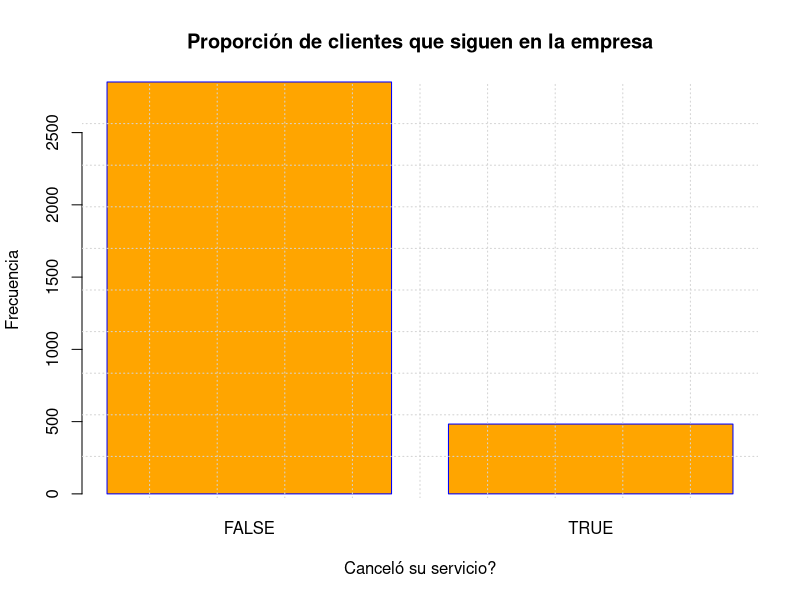
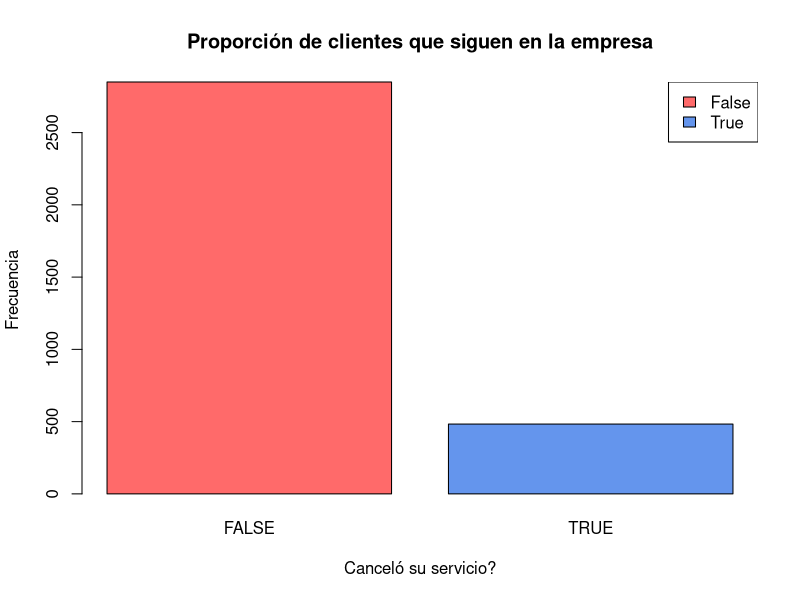
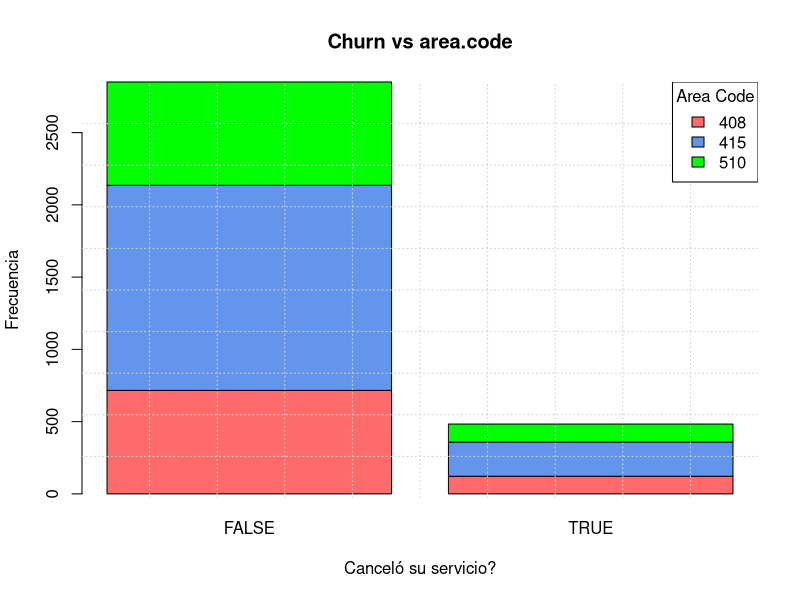
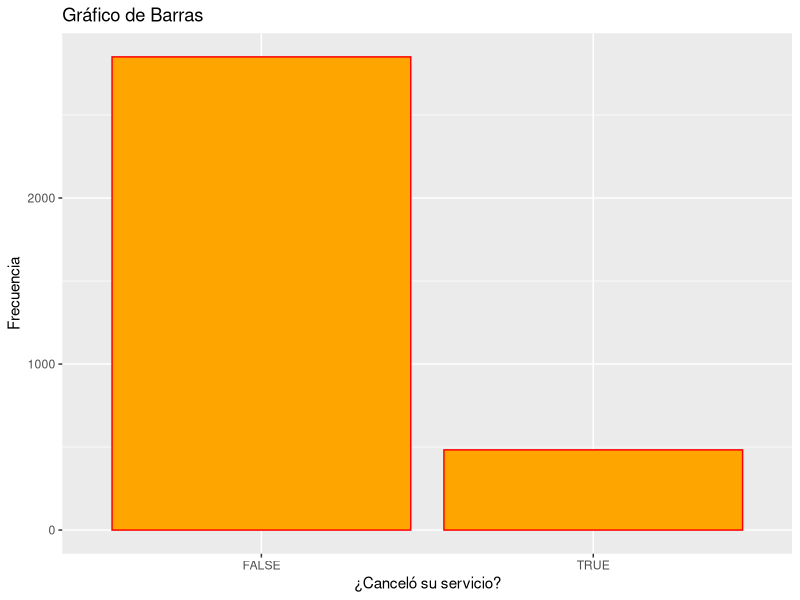
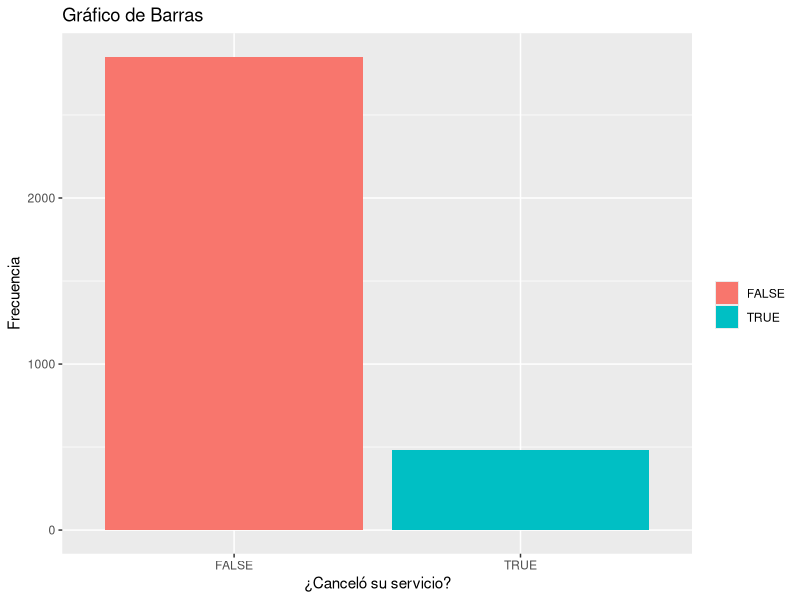
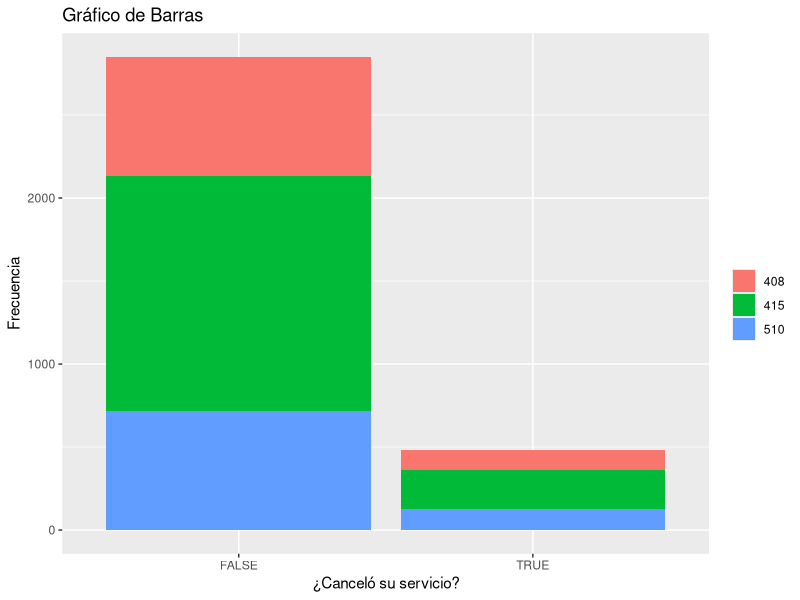

R code for these plots, in order:
    
    # Martes 09 de Marzo 2021 (Ayudantía DC)
    setwd("C:/Users/GOMEZ/Documents/Ciencias/Inferencia/Estadistica_I/Data_Science_Intro")
    df <- read.csv("telecom.csv")
    
    dim(df) #Tamaño de la tabla #filas, columnas
    colnames(df) #Nombre de las columnas
    categoricas <- c('state', 'area.code', 'internacional.plan', 'voice.mail', 'churn')
    continuas <- c("account.length", 'number.vmail.messages', 'total.day.minutes', 
                   "total.day.calls", "total.day.charge", "total.eve.minutes", 
                   "total.eve.calls", "total.eve.charge", "total.night.minutes", 
                   "total.night.calls", "total.night.charge", "total.intl.minutes", 
                   "total.intl.calls", "total.intl.charge", "customer.service.calls")
    
    sum(duplicated(df))
    
    # Llenar espacios vacíos con NAs
    for(i in colnames(df)){
        df[i][df[i] == ""] = NA
    }


    #Contar la proporción de NAs para cada variable
    completitud = data.frame() #Creamos un nuevo df
    for (i in 1:length(colnames(df))) {
        #Por cada variable, la pondremos como renglón en la columna de variable, 
        #y pondremos su porcentaje en la columna de cmpletitud.
        completitud[i,'variable'] = colnames(df)[i] #renglón i, columna variable
        completitud[i, 'completitud'] = (sum(is.na(df[,i]))/dim(df)[1])*100
    }
    
    
    
    # 12 de Marzo 2021 Continuación 
    # Quitamos las variables que tienen más del 20% de los missing values
    
    # Revisar codigo....
    # 
    
    
    table(df$state)
    
    #===================================================================
    #  GRAFICOS
    
    
    # VARIABLES CATEGÓRICAS
    
    # Grafico de Barras
    #-----------------------------------------------
    # Variable churn: nos dice si dejaron la empresa o no
    # False = Siguen en la empresa
    # TRUE = Dejaron la empresa
    # Veamos la porporción de clientes que se mantienen con la empresa
    # Guardamos la tala de frecuencias:
    churn_table <- table(df$churn)
    churn_table    
    barplot(churn_table,main = "Proporción de clientes que siguen en la empresa",
            xlab = "Canceló su servicio?", ylab = "Frecuencia", 
            col = "orange", border = "blue")   
    # Vamos a cuadricular el canva:
    grid(10)
    
    # Coloreamos por respuesta:
    barplot(churn_table,main = "Proporción de clientes que siguen en la empresa",
            xlab = "Canceló su servicio?", ylab = "Frecuencia", 
            col = c("indianred1","cornflowerblue")) 
    # En la leyenda(Posición donde se quiera, name, fill( le pone los colores para las etiquetas))
    legend(x = "topright", legend = c("False", "True"), fill =  c("indianred1","cornflowerblue"))
    
    
    #-------------------------------------------------
    # Variable: area.code
    table(df$area.code)
    churn_area.code <- table(df$area.code, df$churn)
    churn_area.code #Hay 3 areas ( 408, 415, 510)
    # Veamos la porporción de cada area:
    barplot(churn_area.code,main = "Churn vs area.code",
            xlab = "Canceló su servicio?", ylab = "Frecuencia", 
            col = c("indianred1","cornflowerblue", "green")) 
    
    # Notemos que la gráfica anterior está horrible no tiene ni etiquetas de
    # que sgnifican los colores, entonces vamos a agregarlos
    
    grid(10)
    legend(x="topright", legend = rownames(churn_area.code),
           fill =c("indianred1","cornflowerblue", "green"), title = "Area Code")
    
    
    #============================================================================
    # GRÁFICOS CON GGPLOT
    # ggplot(base, ejes) + tipo de gráfico() +
    library(ggplot2)
    ggplot(data = df, aes(x = churn))+
        geom_bar(color = "red", fill = "orange") +
        xlab("¿Canceló su servicio?") +
        ylab("Frecuencia")+
        ggtitle("Gráfico de Barras")

    # Ahora colores por respuesta:
    # Aquí ponemos a las categóricas como factor y así jalará cada color por factor
    ggplot(data = df, aes(x = churn, fill = as.factor(churn)))+
        geom_bar() +
        xlab("¿Canceló su servicio?") +
        ylab("Frecuencia")+
        ggtitle("Gráfico de Barras") +
        labs(fill = "")
    
    
    # Ahora con area.code
    # Lo cual me dividirá por colores como factores de acuerdo al tipod de area.code
    ggplot(data = df, aes(x = churn, fill = as.factor(area.code)))+
        geom_bar() +
        xlab("¿Canceló su servicio?") +
        ylab("Frecuencia")+
        ggtitle("Gráfico de Barras") +
        labs(fill = "")
    
    
